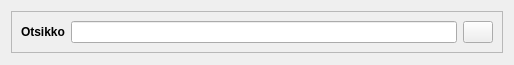
<?xml version="1.0" encoding="UTF-8"?>
<ui version="4.0">
 <class>plan_regulation_group_form</class>
 <widget class="QWidget" name="plan_regulation_group_form">
  <property name="geometry">
   <rect>
    <x>0</x>
    <y>0</y>
    <width>514</width>
    <height>65</height>
   </rect>
  </property>
  <property name="sizePolicy">
   <sizepolicy hsizetype="Preferred" vsizetype="Maximum">
    <horstretch>0</horstretch>
    <verstretch>0</verstretch>
   </sizepolicy>
  </property>
  <property name="windowTitle">
   <string>Form</string>
  </property>
  <layout class="QVBoxLayout" name="verticalLayout_2">
   <item>
    <widget class="QFrame" name="frame">
     <property name="sizePolicy">
      <sizepolicy hsizetype="Preferred" vsizetype="Maximum">
       <horstretch>0</horstretch>
       <verstretch>0</verstretch>
      </sizepolicy>
     </property>
     <property name="frameShape">
      <enum>QFrame::StyledPanel</enum>
     </property>
     <property name="frameShadow">
      <enum>QFrame::Raised</enum>
     </property>
     <layout class="QVBoxLayout" name="verticalLayout">
      <item>
       <layout class="QHBoxLayout" name="horizontalLayout">
        <item>
         <widget class="QLabel" name="label">
          <property name="font">
           <font>
            <weight>75</weight>
            <bold>true</bold>
           </font>
          </property>
          <property name="text">
           <string>Otsikko</string>
          </property>
         </widget>
        </item>
        <item>
         <widget class="QLineEdit" name="heading">
          <property name="sizePolicy">
           <sizepolicy hsizetype="Expanding" vsizetype="Fixed">
            <horstretch>0</horstretch>
            <verstretch>0</verstretch>
           </sizepolicy>
          </property>
          <property name="text">
           <string/>
          </property>
         </widget>
        </item>
        <item>
         <widget class="QPushButton" name="del_btn">
          <property name="sizePolicy">
           <sizepolicy hsizetype="Fixed" vsizetype="Fixed">
            <horstretch>0</horstretch>
            <verstretch>0</verstretch>
           </sizepolicy>
          </property>
          <property name="maximumSize">
           <size>
            <width>30</width>
            <height>16777215</height>
           </size>
          </property>
          <property name="text">
           <string/>
          </property>
         </widget>
        </item>
       </layout>
      </item>
     </layout>
    </widget>
   </item>
  </layout>
 </widget>
 <resources/>
 <connections/>
</ui>
